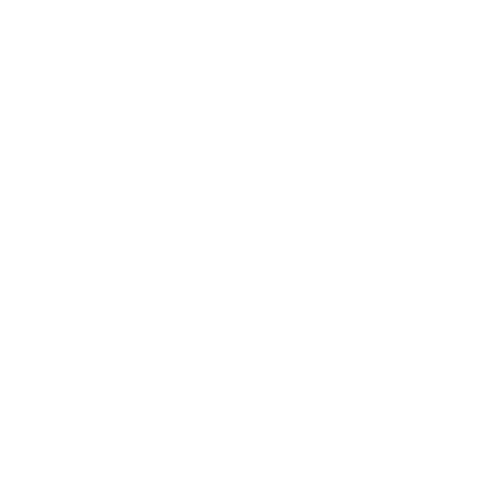
Frame 1 (no input)
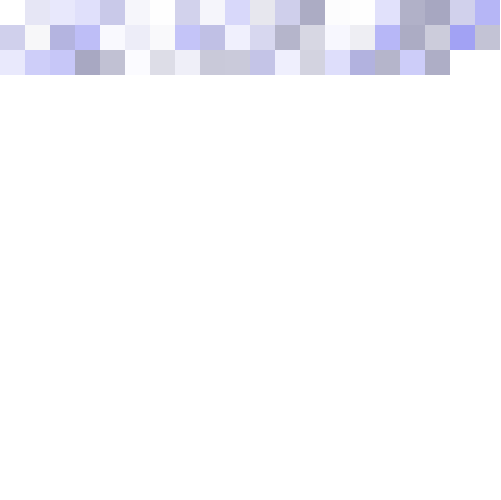
Frame 60 (the mouse pressed at the canvas centre just before this capture)
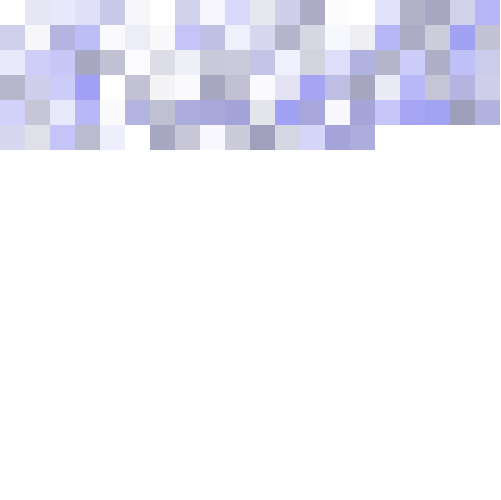
Frame 120 (the mouse held since frame 60 and released just before this capture)

The Processing sketch that drew these frames (run headless with seeded random() and noise(); from frame 60 on, the mouse is pressed at the canvas centre):

// Processing sketch: processing_32550
// ── processing_32550.pde

int x;
int y;
float c;
int g;
float a;
int s=25;

void setup(){
 size(501, 500);
 background(255);
 smooth();
 frameRate(2500);
 
}
void draw(){
  fill(0, 0, g, a);
  noStroke();
  rect(x, y, s, s);
  
  c = random(0, 3);
  if (c<=2){
    g=150;
  }
  if (c<=1){
    g=75;
  }
  if (c>2){
    g=225;
  }
    x=x+s;

 if (x>=500){
   y=y+s;
   x=x-500-s;
 }
 a=random(0, 100);
 
}
